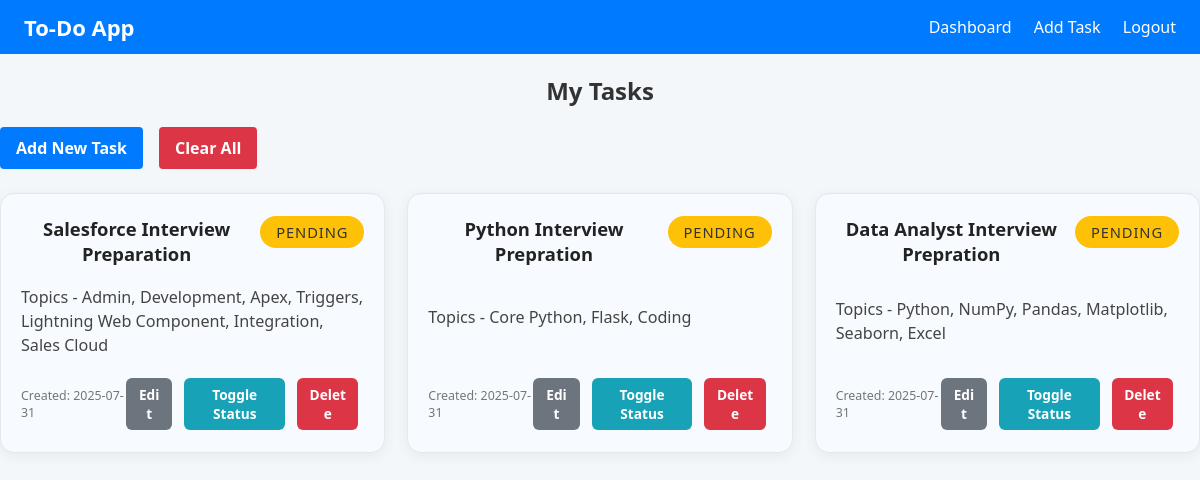
Screenshot of / (signed in) with the database file from the repository.
### app/models.py (models this page shows)
class Tasks(db.Model):
    id = db.Column(db.Integer, primary_key=True)
    title = db.Column(db.String(100), nullable=False)
    content = db.Column(db.String(255), nullable=False)
    created_date = db.Column(db.DateTime, default=datetime.now)
    status = db.Column(db.String(20), default="Pending")
    user_id = db.Column(db.Integer, db.ForeignKey('user.id'), nullable=False)

### app/routes/tasks.py (the view)
@tasks.route("/")
@login_required
def dashboard():
    user_id = session.get("user_id")
    status_filter = request.args.get("status", "")  # Get status filter from query param
    if status_filter:
        tasks_list = Tasks.query.filter_by(user_id=user_id, status=status_filter).order_by(Tasks.created_date.desc()).all()
    else:
        tasks_list = Tasks.query.filter_by(user_id=user_id).order_by(Tasks.created_date.desc()).all()
    return render_template("dashboard.html", tasks=tasks_list, status_filter=status_filter)

### app/routes/tasks.py (called while the page is built)
def login_required(root_func):
    @wraps(root_func)
    def wrapper(*args, **kwargs):
        if "user_id" not in session:
            flash("Please log in to access your tasks", "error")
            return redirect(url_for("auth.login"))
        return root_func(*args, **kwargs)
    return wrapper

### app/templates/dashboard.html (shortened to what this page needs)
{% extends "base.html" %}
{% block content %}
<h2>My Tasks</h2>
<div class="actions">
  <a href="{{ url_for('tasks.add_tasks') }}" class="btn btn-primary">Add New Task</a>
  <a href="{{ url_for('tasks.clear_all') }}" class="btn btn-danger" onclick="return confirm('Clear all tasks?');">Clear All</a>
</div>
{% if tasks %}
  <div class="task-list">
    {% for task in tasks %}
      <div class="task-card">
        <div class="task-header">
          <h3>{{ task.title }}</h3>
          <span class="status-badge
              {% if task.status == 'Pending' %}status-pending
              {% elif task.status == 'Working' %}status-working
              {% else %}status-done
              {% endif %}">
            {{ task.status }}
          </span>
        </div>
        <div class="task-content">
          {{ task.content | replace('\n', '<br>') | safe }}
        </div>
        <div class="task-footer">
          <small>Created: {{ task.created_date.strftime('%Y-%m-%d') }}</small>
          <div class="task-actions">
            <a href="{{ url_for('tasks.edit_tasks', task_id=task.id) }}" class="btn btn-secondary btn-sm">Edit</a>
            <a href="{{ url_for('tasks.toggle_tasks', task_id=task.id) }}" class="btn btn-info btn-sm">Toggle Status</a>
            <a href="{{ url_for('tasks.delete_tasks', task_id=task.id) }}" class="btn btn-danger btn-sm" onclick="return confirm('Delete this task?');">Delete</a>
          </div>
        </div>
      </div>
    {% endfor %}
  </div>
{% else %}
  <p>No tasks added yet.</p>
{% endif %}
{% endblock %}

### app/templates/base.html (shortened to what this page needs)
<!DOCTYPE html>
<html lang="en">
<head>
    <link rel="stylesheet" href="{{ url_for('static', filename='css/style.css') }}">
</head>
<body>
    <nav class="navbar">
        <a class="navbar-brand" href="{{ url_for('tasks.dashboard') }}">To-Do App</a>
        <div class="navbar-links">
            {% if session.get('user_id') %}
                <a href="{{ url_for('tasks.dashboard') }}">Dashboard</a>
                <a href="{{ url_for('tasks.add_tasks') }}">Add Task</a>
                <a href="{{ url_for('auth.logout') }}">Logout</a>
            {% else %}
                <a href="{{ url_for('auth.login') }}">Login</a>
                <a href="{{ url_for('auth.register') }}">Register</a>
            {% endif %}
        </div>
    </nav>
    {% block content %}
    {% endblock %}
</body>
</html>

### app/static/css/style.css (style rules this page uses)
body { font-family: 'Segoe UI', Tahoma, Geneva, Verdana, sans-serif; background-color: #f4f7fa; margin: 0; padding: 0; min-height: 100vh; }
h2, h3 { color: #333; margin-bottom: 20px; font-weight: 700; text-align: center; }
.navbar { background: #007bff; color: #fff; padding: 12px 24px; display: flex; align-items: center; justify-content: space-between; }
.navbar .navbar-brand { font-size: 22px; font-weight: 700; color: #fff; text-decoration: none; }
.navbar .navbar-links a { color: #fff; text-decoration: none; margin-left: 18px; font-weight: 500; transition: color 0.2s ease; }
.btn { background-color: #007bff; color: white; font-weight: 600; border: none; cursor: pointer; transition: background-color 0.3s ease; border-radius: 4px; padding: 10px 16px; margin-right: 6px; display: inline-block; text-align: center; }
.btn-primary { background-color: #007bff; }
.btn-secondary { background-color: #6c757d; }
.btn-info { background-color: #17a2b8; }
.btn-danger { background-color: #dc3545; }
a { color: #007bff; text-decoration: none; }
.actions { margin-bottom: 18px; display: flex; gap: 10px; }
.task-list { display: grid; grid-template-columns: repeat(auto-fill, minmax(330px, 1fr)); gap: 22px; margin-top: 24px; width: 100%; }
.task-card { background: #f7fbff; border: 1px solid #e3e7ee; border-radius: 14px; padding: 22px 20px; box-shadow: 0 3px 14px rgba(0,0,0,0.06); display: flex; flex-direction: column; justify-content: space-between; min-height: 180px; transition: box-shadow 0.18s, border-color 0.18s; word-break: break-word; }
.task-header { display: flex; justify-content: space-between; align-items: flex-start; margin-bottom: 10px; gap: 8px; }
.task-header h3 { flex: 1; margin: 0; font-weight: 700; font-size: 1.15rem; color: #222; word-break: break-word; }
.status-badge { display: inline-block; padding: 6px 16px; border-radius: 20px; color: #fff; font-size: 0.92rem; letter-spacing: 0.06em; text-transform: uppercase; user-select: none; font-weight: normal; text-align: center; min-width: 0; box-sizing: border-box; }
.status-pending { background-color: #ffc107; color: #333; }
.task-content { margin: 9px 0 15px 0; font-size: 1.01em; color: #444; line-height: 1.5; min-height: 32px; }
.task-footer { display: flex; justify-content: space-between; align-items: center; font-size: 0.93rem; color: #757575; margin-top: 5px; }
.task-actions { display: flex; gap: 6px; }
.task-actions .btn-sm { padding: 7px 12px; font-size: 0.92em; border-radius: 6px; }

### rows the page displays
Tasks: title "Salesforce Interview Preparation", status "PENDING", content "Topics - Admin, Development, Apex, Triggers, Lightning Web Component, Integration, Sales Cloud", created_date "2025-07-31"
Tasks: title "Python Interview Prepration", status "PENDING", content "Topics - Core Python, Flask, Coding", created_date "2025-07-31"
Tasks: title "Data Analyst Interview Prepration", status "PENDING", content "Topics - Python, NumPy, Pandas, Matplotlib, Seaborn, Excel", created_date "2025-07-31"
